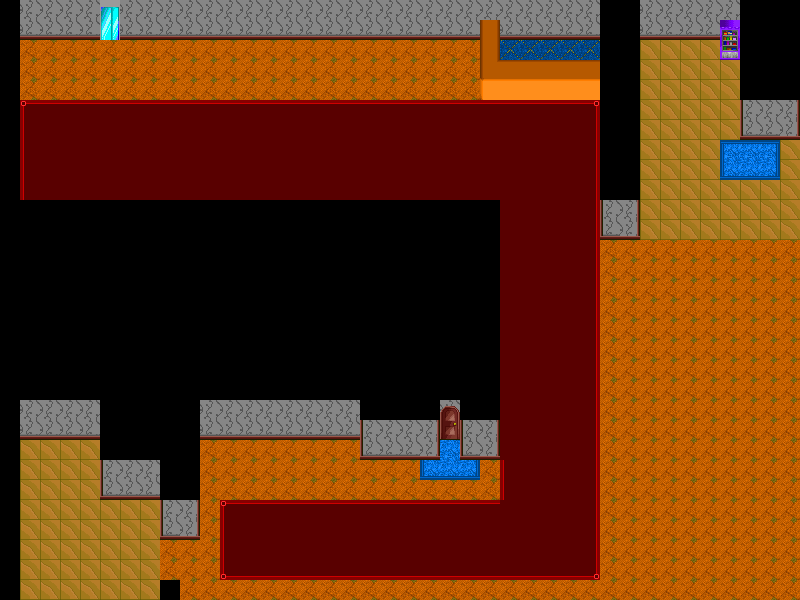

This is a level from a 2D game, rendered from its Tiled map with the project's own tilesets. A one-line summary and the complete map file follow:
An orthogonal 40x30 tile map with 20x20 px tiles, 1 tile layer (Tile Layer 1) and 2 objects (CHGROOM, VENDING).

<map version="1.8" tiledversion="1.8.4" orientation="orthogonal" renderorder="right-down" width="40" height="30" tilewidth="20" tileheight="20" infinite="0" nextlayerid="3" nextobjectid="6">
 <editorsettings>
  <export target="../maps/hotel1.nat" format="custom" />
 </editorsettings>
 <properties>
  <property name="name" value="Hangout" />
 </properties>
 <tileset firstgid="1" source="HOTEL.TSX" />
 <layer id="1" name="Tile Layer 1" width="40" height="30">
  <data encoding="csv">
39,50,50,50,50,55,50,50,50,50,50,50,50,50,50,50,50,50,50,50,50,50,50,50,50,50,50,50,50,50,39,39,50,50,50,50,50,39,39,39,
39,66,66,66,66,71,66,66,66,66,66,66,66,66,66,66,66,66,66,66,66,66,66,66,4,66,66,66,66,66,39,39,66,66,66,66,83,39,39,39,
39,7,7,7,7,7,7,7,7,7,7,7,7,7,7,7,7,7,7,7,7,7,7,7,4,5,5,5,5,5,39,39,23,23,23,23,99,39,39,39,
39,7,7,7,7,7,7,7,7,7,7,7,7,7,7,7,7,7,7,7,7,7,7,7,20,21,21,21,21,21,39,39,23,23,23,23,23,39,39,39,
39,7,7,7,7,7,7,7,7,7,7,7,7,7,7,7,7,7,7,7,7,7,7,7,36,37,37,37,37,37,39,39,23,23,23,23,23,39,39,39,
39,1,2,2,2,2,2,2,2,2,2,2,2,2,2,2,2,2,2,2,2,2,2,2,2,2,2,2,2,3,39,39,23,23,23,23,23,49,50,52,
39,17,18,18,18,18,18,18,18,18,18,18,18,18,18,18,18,18,18,18,18,18,18,18,18,18,18,18,18,19,39,39,23,23,23,23,23,65,66,68,
39,17,18,18,18,18,18,18,18,18,18,18,18,18,18,18,18,18,18,18,18,18,18,18,18,18,18,18,18,19,39,39,23,23,23,23,9,10,11,23,
39,17,18,18,18,18,18,18,18,18,18,18,18,18,18,18,18,18,18,18,18,18,18,18,18,18,18,18,18,19,39,39,23,23,23,23,41,42,43,23,
39,17,18,18,18,18,18,18,18,18,18,18,18,18,18,18,18,18,18,18,18,18,18,18,18,18,18,18,18,19,39,39,23,23,23,23,23,23,23,23,
39,39,39,39,39,39,39,39,39,39,39,39,39,39,39,39,39,39,39,39,39,39,39,39,39,18,18,18,18,19,49,52,23,23,23,23,23,23,23,23,
39,39,39,39,39,39,39,39,39,39,39,39,39,39,39,39,39,39,39,39,39,39,39,39,39,18,18,18,18,19,65,68,23,23,23,23,23,23,23,23,
39,39,39,39,39,39,39,39,39,39,39,39,39,39,39,39,39,39,39,39,39,39,39,39,39,18,18,18,18,19,7,7,7,7,7,7,7,7,7,7,
39,39,39,39,39,39,39,39,39,39,39,39,39,39,39,39,39,39,39,39,39,39,39,39,39,18,18,18,18,19,7,7,7,7,7,7,7,7,7,7,
39,39,39,39,39,39,39,39,39,39,39,39,39,39,39,39,39,39,39,39,39,39,39,39,39,18,18,18,18,19,7,7,7,7,7,7,7,7,7,7,
39,39,39,39,39,39,39,39,39,39,39,39,39,39,39,39,39,39,39,39,39,39,39,39,39,18,18,18,18,19,7,7,7,7,7,7,7,7,7,7,
39,39,39,39,39,39,39,39,39,39,39,39,39,39,39,39,39,39,39,39,39,39,39,39,39,18,18,18,18,19,7,7,7,7,7,7,7,7,7,7,
39,39,39,39,39,39,39,39,39,39,39,39,39,39,39,39,39,39,39,39,39,39,39,39,39,18,18,18,18,19,7,7,7,7,7,7,7,7,7,7,
39,39,39,39,39,39,39,39,39,39,39,39,39,39,39,39,39,39,39,39,39,39,39,39,39,18,18,18,18,19,7,7,7,7,7,7,7,7,7,7,
39,39,39,39,39,39,39,39,39,39,39,39,39,39,39,39,39,39,39,39,39,39,39,39,39,18,18,18,18,19,7,7,7,7,7,7,7,7,7,7,
39,50,50,50,50,39,39,39,39,39,50,50,50,50,50,50,50,50,39,39,39,39,51,39,39,18,18,18,18,19,7,7,7,7,7,7,7,7,7,7,
39,66,66,66,66,39,39,39,39,39,66,66,66,66,66,66,66,66,49,50,50,52,67,49,52,18,18,18,18,19,7,7,7,7,7,7,7,7,7,7,
39,23,23,23,23,39,39,39,39,39,7,7,7,7,7,7,7,7,65,66,66,68,26,65,68,18,18,18,18,19,7,7,7,7,7,7,7,7,7,7,
39,23,23,23,23,49,50,50,39,39,7,7,7,7,7,7,7,7,7,7,7,41,42,43,7,17,18,18,18,19,7,7,7,7,7,7,7,7,7,7,
39,23,23,23,23,65,66,66,39,39,7,7,7,7,7,7,7,7,7,7,7,7,7,7,7,17,18,18,18,19,7,7,7,7,7,7,7,7,7,7,
39,23,23,23,23,23,23,23,49,52,7,1,2,2,2,2,2,2,2,2,2,2,2,2,2,18,18,18,18,19,7,7,7,7,7,7,7,7,7,7,
39,23,23,23,23,23,23,23,65,68,7,17,18,18,18,18,18,18,18,18,18,18,18,18,18,18,18,18,18,19,7,7,7,7,7,7,7,7,7,7,
39,23,23,23,23,23,23,23,7,7,7,17,18,18,18,18,18,18,18,18,18,18,18,18,18,18,18,18,18,19,7,7,7,7,7,7,7,7,7,7,
39,23,23,23,23,23,23,23,7,7,7,33,34,34,34,34,34,34,34,34,34,34,34,34,34,34,34,34,34,35,7,7,7,7,7,7,7,7,7,7,
39,23,23,23,23,23,23,23,39,7,7,7,7,7,7,7,7,7,7,7,7,7,7,7,7,7,7,7,7,7,7,7,7,7,7,7,7,7,7,7
</data>
 </layer>
 <objectgroup id="2" name="triggers">
  <object id="3" name="ELEV_NAT" type="CHGROOM" x="100" y="20" width="20" height="20">
   <properties>
    <property name="name" value="ELEV_NAT" />
    <property name="x" type="int" value="7" />
    <property name="y" type="int" value="8" />
   </properties>
  </object>
  <object id="5" name="VENDING" type="VENDING" x="720" y="60" width="20" height="20">
   <properties>
    <property name="ITEM01" type="int" propertytype="INV_LIST" value="2" />
    <property name="ITEM02" type="int" propertytype="INV_LIST" value="3" />
    <property name="ITEM03" type="int" propertytype="INV_LIST" value="2" />
    <property name="ITEM04" type="int" propertytype="INV_LIST" value="0" />
    <property name="ITEM05" type="int" propertytype="INV_LIST" value="0" />
    <property name="ITEM06" type="int" propertytype="INV_LIST" value="2" />
    <property name="ITEM07" type="int" propertytype="INV_LIST" value="0" />
    <property name="ITEM08" type="int" propertytype="INV_LIST" value="0" />
    <property name="ITEM09" type="int" propertytype="INV_LIST" value="0" />
    <property name="ITEM10" type="int" propertytype="INV_LIST" value="0" />
    <property name="ITEM11" type="int" propertytype="INV_LIST" value="0" />
    <property name="ITEM12" type="int" propertytype="INV_LIST" value="0" />
    <property name="ITEM13" type="int" propertytype="INV_LIST" value="1" />
    <property name="ITEM14" type="int" propertytype="INV_LIST" value="0" />
    <property name="ITEM15" type="int" propertytype="INV_LIST" value="0" />
    <property name="ITEM16" type="int" propertytype="INV_LIST" value="0" />
    <property name="ITEM17" type="int" propertytype="INV_LIST" value="0" />
    <property name="ITEM18" type="int" propertytype="INV_LIST" value="0" />
    <property name="ITEM19" type="int" propertytype="INV_LIST" value="0" />
    <property name="ITEM20" type="int" propertytype="INV_LIST" value="0" />
   </properties>
  </object>
 </objectgroup>
</map>
